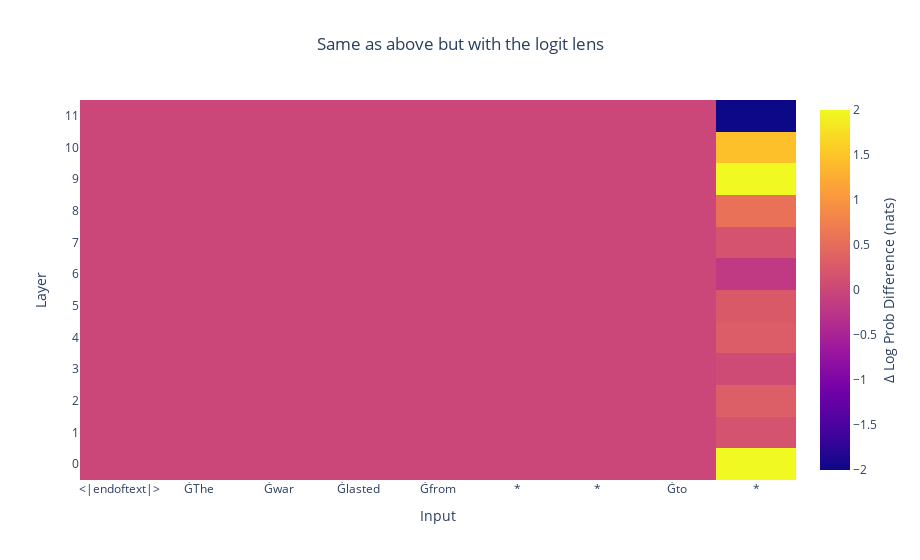

This figure's notebook cell:
### Code cell
pred_traj_clean_logit.log_prob_diff(delta=True).clip(*log_prob_range).figure(title="Same as above but with the logit lens")

### Figure 1 — Plotly figure (JSON) as saved in the notebook; plotly's stock layout.template omitted (floating-point values rounded to 4 significant figures)
{"data": [{"colorbar": {"title": {"side": "right", "text": "Δ Log Prob Difference (nats)"}}, "type": "heatmap", "x": ["<|endoftext|>", "ĠThe", "Ġwar", "Ġlasted", "Ġfrom", "*", "*", "Ġto", "*"], "y": ["0", "1", "2", "3", "4", "5", "6", "7", "8", "9", "10", "11"], "z": [[0, 0, 0, 0, 0, 0, 0, 0, 2], [0, 0, 0, 0, 0, 0, 0, 0, 0.1641], [0, 0, 0, 0, 0, 0, 0, 0, 0.3139], [0, 0, 0, 0, 0, 0, 0, 0, 0.05726], [0, 0, 0, 0, 0, 0, 0, 0, 0.2989], [0, 0, 0, 0, 0, 0, 0, 0, 0.2514], [0, 0, 0, 0, 0, 0, 0, 0, -0.1742], [0, 0, 0, 0, 0, 0, 0, 0, 0.1732], [0, 0, 0, 0, 0, 0, 0, 0, 0.5654], [0, 0, 0, 0, 0, 0, 0, 0, 2], [0, 0, 0, 0, 0, 0, 0, 0, 1.451], [0, 0, 0, 0, 0, 0, 0, 0, -2]], "zmax": 2, "zmin": -2}], "layout": {"title": {"text": "Same as above but with the logit lens", "x": 0.5}, "width": 920, "xaxis": {"title": {"text": "Input"}}, "yaxis": {"title": {"text": "Layer"}}}}
